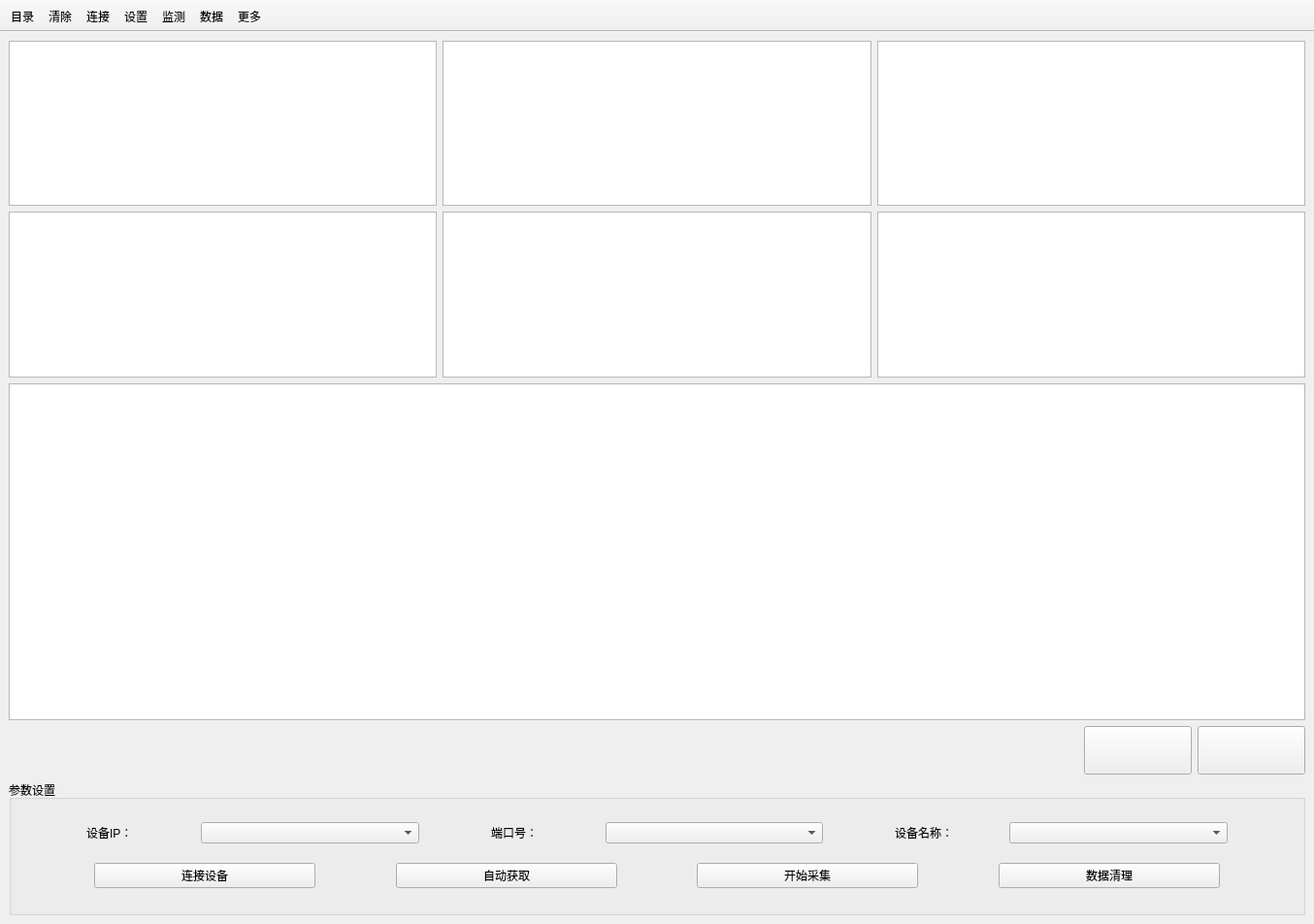
<?xml version="1.0" encoding="UTF-8"?>
<ui version="4.0">
 <class>LayerSense</class>
 <widget class="QMainWindow" name="LayerSense">
  <property name="geometry">
   <rect>
    <x>0</x>
    <y>0</y>
    <width>1354</width>
    <height>952</height>
   </rect>
  </property>
  <property name="windowTitle">
   <string>MainWindow</string>
  </property>
  <widget class="QWidget" name="centralwidget">
   <layout class="QVBoxLayout" name="verticalLayout_3" stretch="20,20,2,8">
    <item>
     <layout class="QGridLayout" name="gridLayout_2">
      <item row="0" column="0">
       <widget class="QChartView" name="graphics_Dynamic"/>
      </item>
      <item row="0" column="1">
       <widget class="QChartView" name="graphics_Velocity"/>
      </item>
      <item row="0" column="2">
       <widget class="QChartView" name="graphics_Temperature"/>
      </item>
      <item row="1" column="0">
       <widget class="QChartView" name="graphics_Static"/>
      </item>
      <item row="1" column="1">
       <widget class="QChartView" name="graphics_Shear"/>
      </item>
      <item row="1" column="2">
       <widget class="QChartView" name="graphics_Strain"/>
      </item>
     </layout>
    </item>
    <item>
     <widget class="QTableWidget" name="tableWidget">
      <property name="rowCount">
       <number>0</number>
      </property>
      <property name="columnCount">
       <number>0</number>
      </property>
     </widget>
    </item>
    <item>
     <layout class="QHBoxLayout" name="horizontalLayout_49" stretch="10,1,1">
      <item>
       <spacer name="horizontalSpacer_44">
        <property name="orientation">
         <enum>Qt::Horizontal</enum>
        </property>
        <property name="sizeHint" stdset="0">
         <size>
          <width>40</width>
          <height>20</height>
         </size>
        </property>
       </spacer>
      </item>
      <item>
       <widget class="QPushButton" name="add_Row">
        <property name="minimumSize">
         <size>
          <width>0</width>
          <height>50</height>
         </size>
        </property>
        <property name="text">
         <string/>
        </property>
       </widget>
      </item>
      <item>
       <widget class="QPushButton" name="delete_Row">
        <property name="minimumSize">
         <size>
          <width>0</width>
          <height>50</height>
         </size>
        </property>
        <property name="text">
         <string/>
        </property>
       </widget>
      </item>
     </layout>
    </item>
    <item>
     <widget class="QGroupBox" name="groupBox_3">
      <property name="title">
       <string>参数设置</string>
      </property>
      <layout class="QVBoxLayout" name="verticalLayout_2">
       <item>
        <layout class="QHBoxLayout" name="horizontalLayout_7" stretch="1,5,1,5,1,5,1">
         <item>
          <spacer name="horizontalSpacer_10">
           <property name="orientation">
            <enum>Qt::Horizontal</enum>
           </property>
           <property name="sizeHint" stdset="0">
            <size>
             <width>91</width>
             <height>17</height>
            </size>
           </property>
          </spacer>
         </item>
         <item>
          <layout class="QHBoxLayout" name="horizontalLayout_8" stretch="1,2">
           <item>
            <widget class="QLabel" name="label_2">
             <property name="text">
              <string>设备IP：</string>
             </property>
            </widget>
           </item>
           <item>
            <widget class="QComboBox" name="comboBox_2"/>
           </item>
          </layout>
         </item>
         <item>
          <spacer name="horizontalSpacer_11">
           <property name="orientation">
            <enum>Qt::Horizontal</enum>
           </property>
           <property name="sizeHint" stdset="0">
            <size>
             <width>91</width>
             <height>17</height>
            </size>
           </property>
          </spacer>
         </item>
         <item>
          <layout class="QHBoxLayout" name="horizontalLayout_9" stretch="1,2">
           <item>
            <widget class="QLabel" name="label_9">
             <property name="text">
              <string>端口号：</string>
             </property>
            </widget>
           </item>
           <item>
            <widget class="QComboBox" name="comboBox_9"/>
           </item>
          </layout>
         </item>
         <item>
          <spacer name="horizontalSpacer_12">
           <property name="orientation">
            <enum>Qt::Horizontal</enum>
           </property>
           <property name="sizeHint" stdset="0">
            <size>
             <width>91</width>
             <height>17</height>
            </size>
           </property>
          </spacer>
         </item>
         <item>
          <layout class="QHBoxLayout" name="horizontalLayout_10" stretch="1,2">
           <item>
            <widget class="QLabel" name="label_10">
             <property name="text">
              <string>设备名称：</string>
             </property>
            </widget>
           </item>
           <item>
            <widget class="QComboBox" name="comboBox_10"/>
           </item>
          </layout>
         </item>
         <item>
          <spacer name="horizontalSpacer_13">
           <property name="orientation">
            <enum>Qt::Horizontal</enum>
           </property>
           <property name="sizeHint" stdset="0">
            <size>
             <width>91</width>
             <height>17</height>
            </size>
           </property>
          </spacer>
         </item>
        </layout>
       </item>
       <item>
        <layout class="QHBoxLayout" name="horizontalLayout_11" stretch="1,3,1,3,1,3,1,3,1">
         <item>
          <spacer name="horizontalSpacer_14">
           <property name="orientation">
            <enum>Qt::Horizontal</enum>
           </property>
           <property name="sizeHint" stdset="0">
            <size>
             <width>27</width>
             <height>17</height>
            </size>
           </property>
          </spacer>
         </item>
         <item>
          <widget class="QPushButton" name="pushButton_7">
           <property name="text">
            <string>连接设备</string>
           </property>
          </widget>
         </item>
         <item>
          <spacer name="horizontalSpacer_15">
           <property name="orientation">
            <enum>Qt::Horizontal</enum>
           </property>
           <property name="sizeHint" stdset="0">
            <size>
             <width>30</width>
             <height>20</height>
            </size>
           </property>
          </spacer>
         </item>
         <item>
          <widget class="QPushButton" name="pushButton_8">
           <property name="text">
            <string>自动获取</string>
           </property>
          </widget>
         </item>
         <item>
          <spacer name="horizontalSpacer_16">
           <property name="orientation">
            <enum>Qt::Horizontal</enum>
           </property>
           <property name="sizeHint" stdset="0">
            <size>
             <width>27</width>
             <height>17</height>
            </size>
           </property>
          </spacer>
         </item>
         <item>
          <widget class="QPushButton" name="btn_StartAndStop">
           <property name="text">
            <string>开始采集</string>
           </property>
          </widget>
         </item>
         <item>
          <spacer name="horizontalSpacer_17">
           <property name="orientation">
            <enum>Qt::Horizontal</enum>
           </property>
           <property name="sizeHint" stdset="0">
            <size>
             <width>27</width>
             <height>17</height>
            </size>
           </property>
          </spacer>
         </item>
         <item>
          <widget class="QPushButton" name="btn_Clear">
           <property name="text">
            <string>数据清理</string>
           </property>
          </widget>
         </item>
         <item>
          <spacer name="horizontalSpacer_18">
           <property name="orientation">
            <enum>Qt::Horizontal</enum>
           </property>
           <property name="sizeHint" stdset="0">
            <size>
             <width>27</width>
             <height>17</height>
            </size>
           </property>
          </spacer>
         </item>
        </layout>
       </item>
      </layout>
     </widget>
    </item>
   </layout>
  </widget>
  <widget class="QToolBar" name="toolBar">
   <property name="windowTitle">
    <string>toolBar</string>
   </property>
   <property name="movable">
    <bool>false</bool>
   </property>
   <property name="iconSize">
    <size>
     <width>60</width>
     <height>36</height>
    </size>
   </property>
   <property name="toolButtonStyle">
    <enum>Qt::ToolButtonTextUnderIcon</enum>
   </property>
   <attribute name="toolBarArea">
    <enum>TopToolBarArea</enum>
   </attribute>
   <attribute name="toolBarBreak">
    <bool>false</bool>
   </attribute>
   <addaction name="home"/>
   <addaction name="clean"/>
   <addaction name="connect"/>
   <addaction name="setting"/>
   <addaction name="monitor"/>
   <addaction name="data"/>
   <addaction name="more"/>
  </widget>
  <action name="clean">
   <property name="icon">
    <iconset resource="../res/main.qrc">
     <normaloff>:/logo/33.png</normaloff>:/logo/33.png</iconset>
   </property>
   <property name="text">
    <string>清除</string>
   </property>
   <property name="toolTip">
    <string>清除</string>
   </property>
  </action>
  <action name="home">
   <property name="icon">
    <iconset resource="../res/main.qrc">
     <normaloff>:/logo/24.png</normaloff>:/logo/24.png</iconset>
   </property>
   <property name="text">
    <string>目录</string>
   </property>
   <property name="toolTip">
    <string>目录</string>
   </property>
  </action>
  <action name="connect">
   <property name="icon">
    <iconset resource="../res/main.qrc">
     <normaloff>:/logo/8.png</normaloff>:/logo/8.png</iconset>
   </property>
   <property name="text">
    <string>连接</string>
   </property>
   <property name="toolTip">
    <string>连接</string>
   </property>
  </action>
  <action name="setting">
   <property name="icon">
    <iconset resource="../res/main.qrc">
     <normaloff>:/logo/3.png</normaloff>:/logo/3.png</iconset>
   </property>
   <property name="text">
    <string>设置</string>
   </property>
   <property name="toolTip">
    <string>设置</string>
   </property>
  </action>
  <action name="monitor">
   <property name="icon">
    <iconset resource="../res/main.qrc">
     <normaloff>:/logo/13.png</normaloff>:/logo/13.png</iconset>
   </property>
   <property name="text">
    <string>监测</string>
   </property>
   <property name="toolTip">
    <string>监测</string>
   </property>
  </action>
  <action name="data">
   <property name="icon">
    <iconset resource="../res/main.qrc">
     <normaloff>:/logo/15.png</normaloff>:/logo/15.png</iconset>
   </property>
   <property name="text">
    <string>数据</string>
   </property>
   <property name="toolTip">
    <string>数据</string>
   </property>
  </action>
  <action name="more">
   <property name="icon">
    <iconset resource="../res/main.qrc">
     <normaloff>:/logo/28.png</normaloff>:/logo/28.png</iconset>
   </property>
   <property name="text">
    <string>更多</string>
   </property>
   <property name="toolTip">
    <string>更多</string>
   </property>
  </action>
 </widget>
 <customwidgets>
  <customwidget>
   <class>QChartView</class>
   <extends>QGraphicsView</extends>
   <header>qchartview.h</header>
  </customwidget>
 </customwidgets>
 <resources>
  <include location="../res/main.qrc"/>
 </resources>
 <connections/>
</ui>
